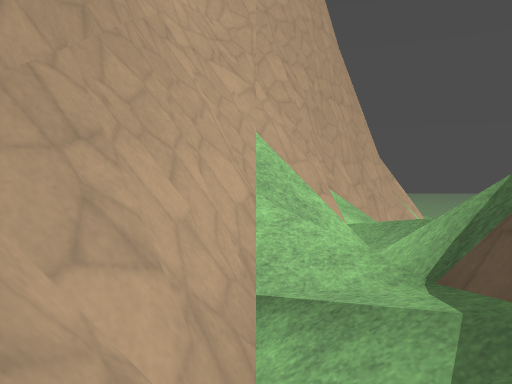
View 1 (above)

12 first-person views from a walk through a 3-D level made in the Godot game engine. The camera is 1.4 m above the floor, tilts 4° down and sees 70° across. The floor is counted in squares, 2 m on a side. Each view is taken from the middle of a square. On the plan, view 1 faces up. The plan holds only what a view shows up to about 11 squares ahead; the rest is blank. The place goes on beyond the plan. Surface patterns are stand-ins for the level's own textures.

View 2
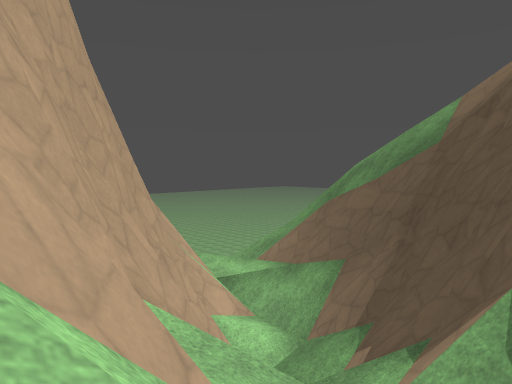

View 3
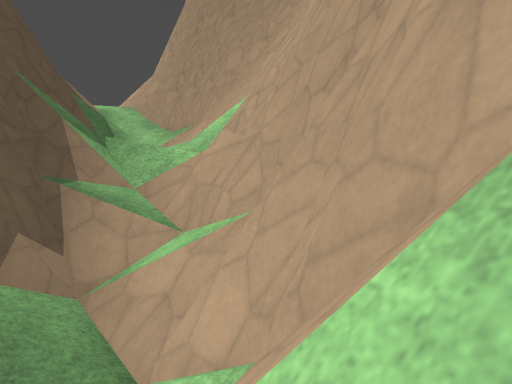

View 4
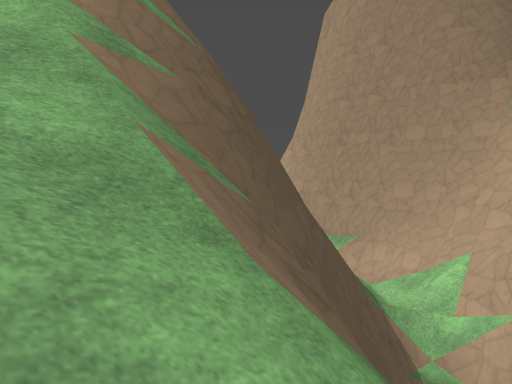

View 5
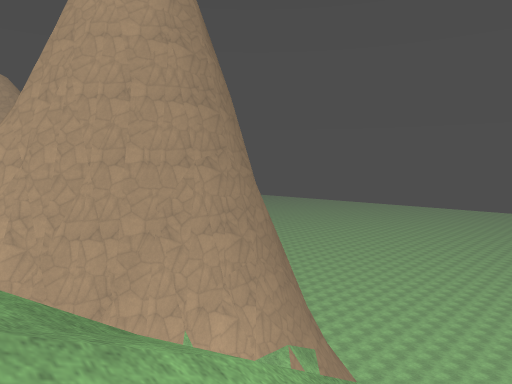

View 6
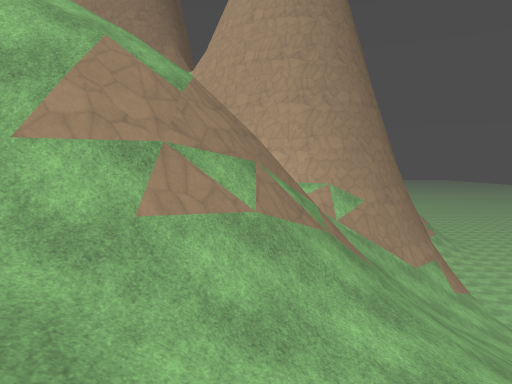

View 7
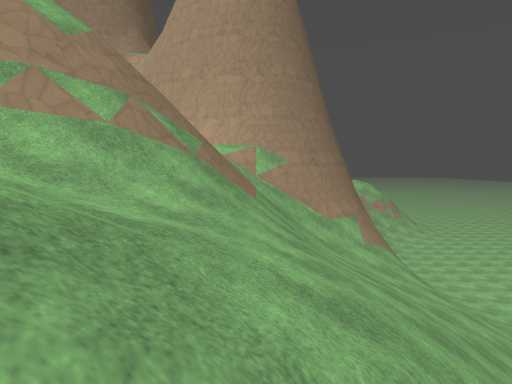

View 8
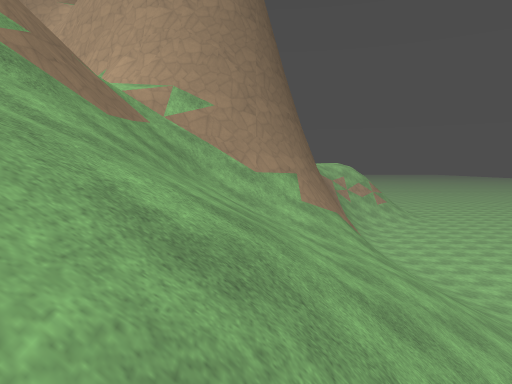

View 9
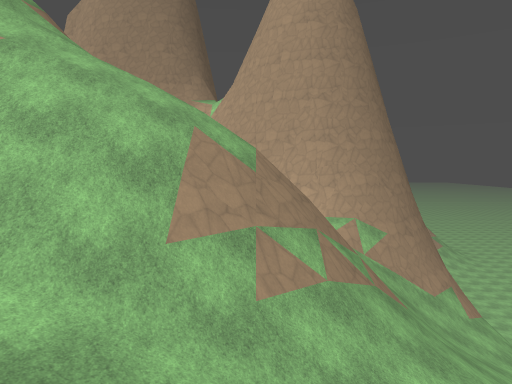

View 10
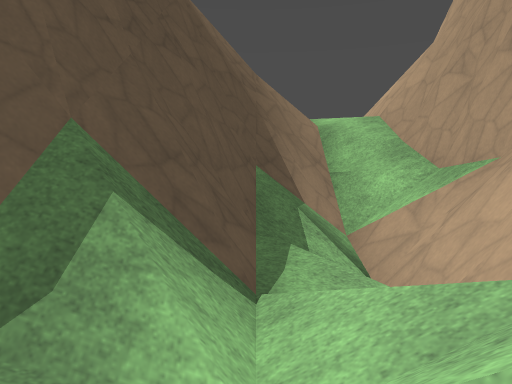

View 11
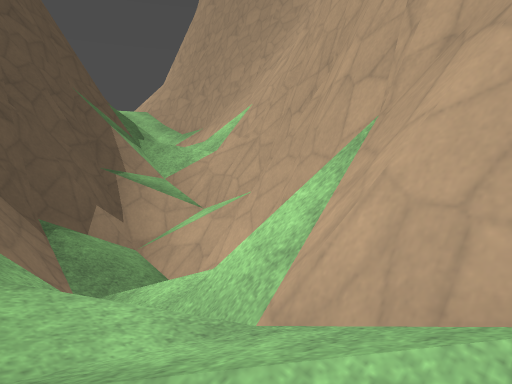

View 12
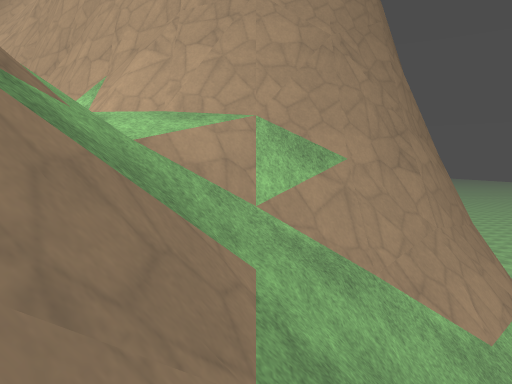

### Floor plan
Key: @ floor where view 1 was taken; # wall or solid block; / step, stairs or slope; = window, fence, low wall or low ledge; ^ raised ledge; v drop or lower ground.
Columns run from 2 left of view 1 to 15 right of it. Each row starts with its distance up from view 1.
 15      ///////
 14      #///////
 13      ##////////
 12      ##/////////
 11      ##/////////v
 10      #////////////
  9      #///##//////
  8     ##///vv^/////
  7     ##/#///v=/// /
  6    ##//#/// v///
  5   ##//##////////
  4  ##//##vv/////
  3  #///##vv////
  2  #//##vvv//
  1  #/## vv
  0  #@#
 -1  #=#v
 -2 ##===
 -3 ##==

Where each view was taken, in squares from view 1:
view 1: 0 up, 0 right, facing up
view 2: 3 up, 0 right, facing up-right
view 3: 8 up, 4 right, facing down-left
view 4: 6 up, 8 right, facing down-left
view 5: 4 up, 9 right, facing up-left
view 6: 8 up, 14 right, facing left
view 7: 10 up, 15 right, facing left
view 8: 12 up, 13 right, facing left
view 9: 7 up, 15 right, facing left
view 10: 4 up, 1 right, facing down
view 11: 9 up, 5 right, facing down-left
view 12: 10 up, 8 right, facing left
